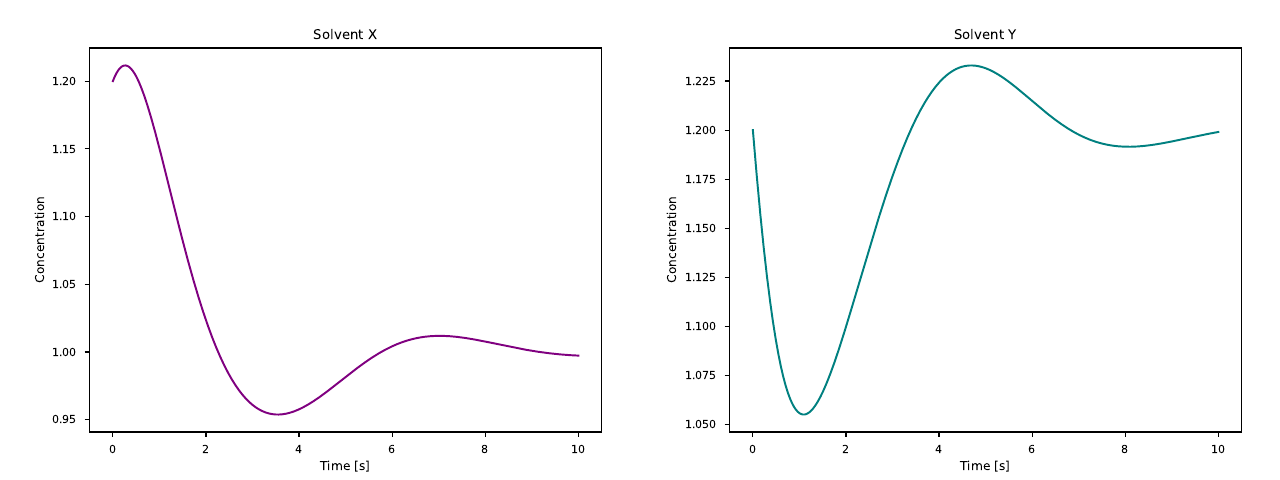

Reproduce this figure in Python.

#
# 11) Chemistry reaction
#

########################################################################################################################
# Importing modules

import matplotlib.pyplot as pl  # Data visualization
pl.style.use("seaborn-paper")   # I just like this style

########################################################################################################################

# Function to compute the rate of change of the X solvent
def dx(a, b, x, y):
    return a - (b + 1) * x + y * x**2

# Function to compute the rate of change of the Y solvent
def dy(a, b, x, y):
    return b * x - y * x**2

# Defining the initial variation of the X solvent
delta_var = 0.2

# Time step to solve the problem, and how many iterations we want
delta_t = 0.01
n_max = 1000

########################################################################################################################

# Asking the user what the initial value of B should be
b_con = float(input("Initial B: "))

# We want to look at the change over time, so we need to create list to keep track of the changes
a_con = 1
x_con = [a_con + delta_var]
y_con = [b_con / a_con]
time = [0]

# We iterate for as many steps as were defined
for i in range(1, n_max+1, 1):

    # We compute the change in concentration for X and Y
    x_con.append( x_con[-1] + dx(a_con, b_con, x_con[-1], y_con[-1]) * delta_t )
    y_con.append( y_con[-1] + dy(a_con, b_con, x_con[-1], y_con[-1]) * delta_t )

    # And we keep track of the time at the iteration
    time.append( time[-1] + delta_t )

# Creating the figure
pl.figure(figsize=(12.8, 4.8))

# We create two figure side by side for easier display
pl.axes([0.07, 0.1, 0.4, 0.8])  # First one

pl.plot(time, x_con, color = "purple")

pl.title("Solvent X")
pl.xlabel("Time [s]")
pl.ylabel("Concentration")

pl.axes([0.57, 0.1, 0.4, 0.8])  # Second one

pl.plot(time, y_con, color = "teal")

pl.title("Solvent Y")
pl.xlabel("Time [s]")
pl.ylabel("Concentration")

# Saving and closing
pl.savefig("chemistry.pdf")
pl.close()

########################################################################################################################
